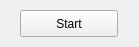
<?xml version="1.0" encoding="UTF-8"?>
<ui version="4.0">
 <class>Window</class>
 <widget class="QWidget" name="Window">
  <property name="geometry">
   <rect>
    <x>0</x>
    <y>0</y>
    <width>139</width>
    <height>47</height>
   </rect>
  </property>
  <property name="windowTitle">
   <string>StartButton</string>
  </property>
  <widget class="QPushButton" name="startButton">
   <property name="geometry">
    <rect>
     <x>20</x>
     <y>10</y>
     <width>98</width>
     <height>27</height>
    </rect>
   </property>
   <property name="text">
    <string>Start</string>
   </property>
  </widget>
 </widget>
 <resources/>
 <connections/>
 <slots>
  <signal>getlocalGoalData()</signal>
 </slots>
</ui>
